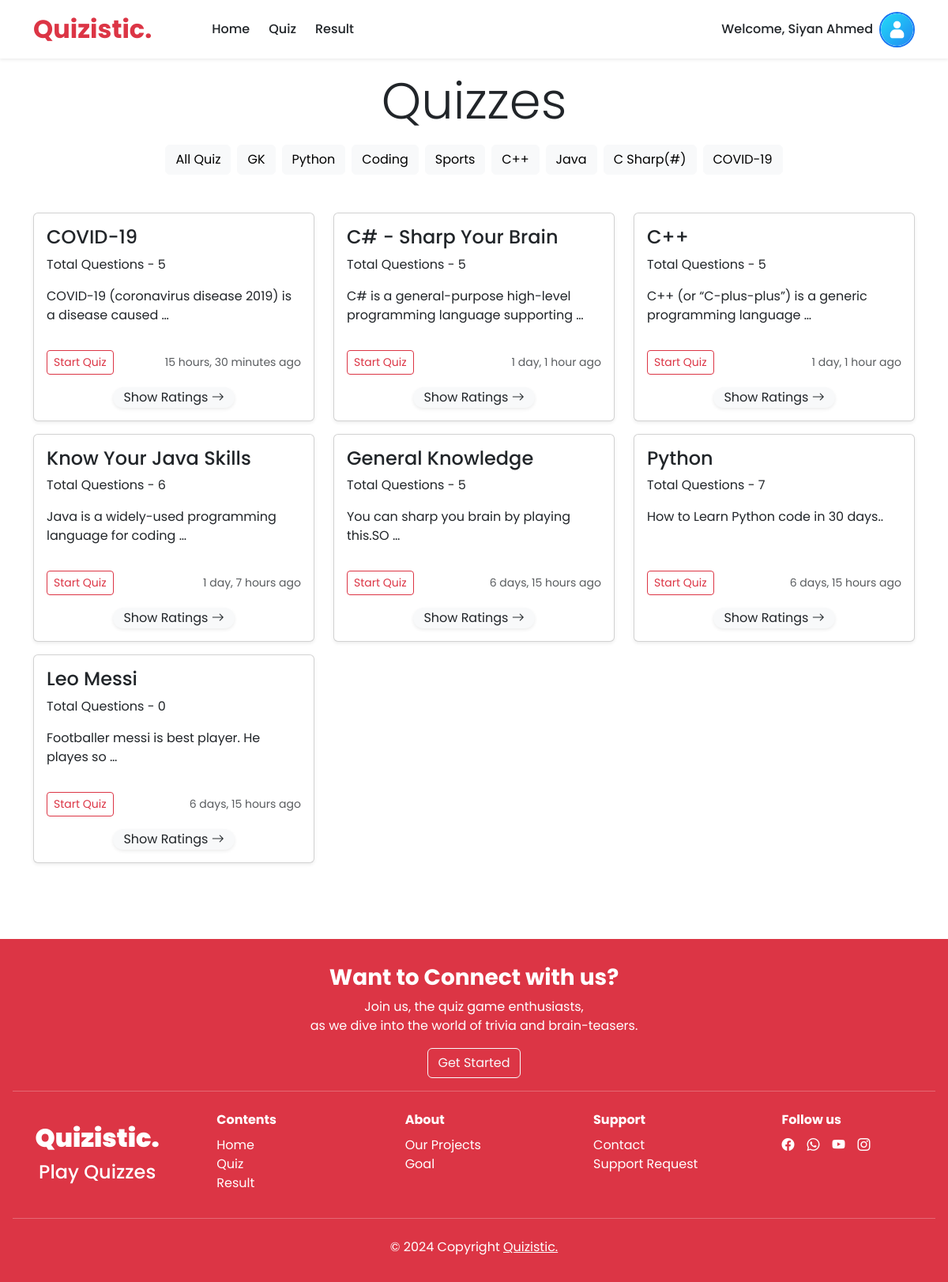
Page /quiz/all-quiz/ (signed in) on the committed database.
### category/models.py (models this page shows, shortened)
class Category(models.Model):
    name = models.CharField(max_length=25)
    slug = models.SlugField(max_length=25,unique=True, null=True, blank=True)

### quiz/models.py (models this page shows, shortened)
class Quiz(models.Model):
    title = models.CharField(max_length=250)
    description = models.TextField()
    category = models.ForeignKey(Category, on_delete = models.CASCADE)
    created_at = models.DateTimeField(auto_now_add=True)
    updated_at = models.DateTimeField(auto_now=True)

### quiz/views.py (the view)
# urls.py: path('all-quiz/', views.all_quiz_view, name='all_quiz'),
@login_required
def all_quiz_view(request,category_slug=None):
    quizzes = models.Quiz.objects.order_by('-created_at')
    categories = Category.objects.all()
    if category_slug is not None:
        category = Category.objects.get(slug = category_slug)
        quizzes = models.Quiz.objects.filter(category = category)
    categories = Category.objects.all()
    context ={"quizzes":quizzes, "categories":categories}
    return render(request,'all_quiz.html',context)

### quiz/templates/all_quiz.html
{% extends 'base.html' %}
{% load static %}
{% block content %}
<h1 class="display-3 text-center my-3">Quizzes</h1>
<div class="container">
    <div class="d-flex flex-wrap gap-2 justify-content-center ">
        <a href="{% url 'all_quiz' %}" class="btn btn-light">All Quiz</a>
        {% for cat in categories %}
        <a href="{% url 'cat_quiz' cat.slug %}" class="btn btn-light ">{{cat.name}}</a>
        {% endfor %}
    </div>
</div>
<div class="container my-5 pb-5">
    {% if quizzes|length > 0 %}
    <div class=" row row-cols-1 row-cols-sm-1 row-cols-md-2 row-cols-lg-3 gy-3 ">
        {% for quiz in quizzes %}
        <div class="col">
            <div class="card shadow-sm px-0 h-100">
                <div class="card-body">
                    <h4>{{quiz.title}}</h4>
                    <p class="card-text">Total Questions - {{quiz.question_set.count}}</p>
                    <p class="card-text">{{quiz.description | truncatewords:8}}</p>
                </div>
                <div class=" card-footer bg-transparent border-0 my-2">
                    <div class="d-flex justify-content-between align-items-center">
                        <div class="btn-group">
                            <a href="{% url 'question' quiz.id %}" type="button"
                                class="btn btn-sm btn-outline-danger">Start
                                Quiz</a>
                        </div>
                        <small class="text-body-secondary">{{quiz.created_at | timesince}} ago</small>
                    </div>
                    <div class="d-flex justify-content-center mt-3">
                        <a href="{% url 'ratings' quiz.id %}"
                            class="text-dark mx-auto btn bg-body-tertiary  shadow-sm rounded-pill py-0  text-decoration-none show-rating-btn">
                            Show Ratings <i class="bi bi-arrow-right"></i>
                        </a>
                    </div>
                </div>
            </div>
        </div>
        {% endfor %}
    </div>
    {% else %}
    <h3 class="text-danger fw-bolder text-center">There is no Quiz available for this Category.</h3>
    {% endif %}
</div>
{% endblock %}

### templates/navbar.html (shortened to what this page needs)
{% load static %}
<nav class="navbar navbar-expand-lg shadow-sm ">
    <div class=" container ">
        <a class="navbar-brand text-danger fw-bolder fs-2" href="{% url 'home' %}">Quizistic.</a>
        <div class="collapse navbar-collapse gap-2 " id="navbarNavAltMarkup">
            <div class="navbar-nav  ps-lg-5 item-nav ">
                <a class="btn  btn-outline-dark rounded-0 border-0  fw-medium" aria-current="page"
                    href="{% url 'home' %}">Home</a>
                {% if user.is_authenticated %}
                <a class="btn  btn-outline-dark rounded-0 border-0  fw-medium" aria-current="page"
                    href="{% url 'all_quiz' %}">Quiz</a>
                <a class="btn  btn-outline-dark rounded-0 border-0  fw-medium" aria-current="page"
                    href="{% url 'result' %}">Result</a>
                {% endif %}
            </div>
            <div class="navbar-nav  item-nav gap-2 ms-lg-auto 2 align-items-center ">
                {% if user.is_authenticated %}
                <div class="fw-medium ">Welcome, {{ request.user.first_name }} {{ request.user.last_name }} </div>
                <div class="btn-group dropstart" data-bs-hover="dropdown">
                    <button type=" button" class="btn px-0 border-0 rounded-0" data-bs-toggle="dropdown">
                        {% if user.account.profile_image and user.account.profile_image.url %}
                        <img src="{{ user.account.profile_image.url }}" class="profile-pic" alt="Profile Pic"
                            style="border-radius: 50%; height: 45px; width: 45px; object-fit: cover; object-position: 50% 20%; border: 2px solid #1877f2;">
                        {% else %}
                        <img src="{% static 'images/default.png' %}" class="profile-pic" alt="Default Profile Pic"
                            style="border-radius: 50%; height: 45px; width: 45px; object-fit: cover; object-position: 50% 20%; border: 2px solid #1877f2;">
                        {% endif %}
                    </button>
                </div>
                {% else%}
                <a href=" {% url 'register' %}" class="btn btn-outline-danger rounded-0">Sign Up</a>
                <a href="{% url 'login' %}" class="btn btn-danger rounded-0">Login</a>
                {% endif %}
            </div>
        </div>
    </div>
</nav>

### static/css/style.css (style rules this page uses)
body { font-family: poppins; }
.profile-pic { width: 50px; height: 50px; border-radius: 50%; }

### rows in the picture
Category: name "GK"
Category: name "Python"
Category: name "Coding"
Category: name "Sports"
Category: name "C++"
Category: name "Java"
Category: name "C Sharp(#)"
Category: name "COVID-19"
Quiz: title "COVID-19", question_set.count "5", description "COVID-19 (coronavirus disease 2019) is a disease caused …", created_at "15 hours, 30 minutes"
Quiz: title "C# - Sharp Your Brain", question_set.count "5", description "C# is a general-purpose high-level programming language supporting …", created_at "1 day, 1 hour"
Quiz: title "C++", question_set.count "5", description "C++ (or “C-plus-plus”) is a generic programming language …", created_at "1 day, 1 hour"
Quiz: title "Know Your Java Skills", question_set.count "6", description "Java is a widely-used programming language for coding …", created_at "1 day, 7 hours"
Quiz: title "General Knowledge", question_set.count "5", description "You can sharp you brain by playing this.SO …", created_at "6 days, 15 hours"
Quiz: title "Python", question_set.count "7", description "How to Learn Python code in 30 days..", created_at "6 days, 15 hours"
Quiz: title "Leo Messi", question_set.count "0", description "Footballer messi is best player. He playes so …", created_at "6 days, 15 hours"

### other values in the picture
{{ request.user.first_name }} "Siyan"
{{ request.user.last_name }} "Ahmed"
